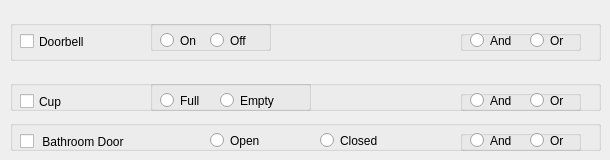
     <widget class="QWidget" name="hallTab">
      <attribute name="title">
       <string>Other</string>
      </attribute>
      <widget class="QGroupBox" name="groupBox_66">
       <property name="geometry">
        <rect>
         <x>10</x>
         <y>20</y>
         <width>591</width>
         <height>41</height>
        </rect>
       </property>
       <property name="title">
        <string/>
       </property>
       <widget class="QCheckBox" name="doorbellCheckBox">
        <property name="geometry">
         <rect>
          <x>10</x>
          <y>10</y>
          <width>121</width>
          <height>23</height>
         </rect>
        </property>
        <property name="text">
         <string>Doorbell</string>
        </property>
       </widget>
       <widget class="QGroupBox" name="groupBox_67">
        <property name="geometry">
         <rect>
          <x>450</x>
          <y>10</y>
          <width>121</width>
          <height>21</height>
         </rect>
        </property>
        <property name="title">
         <string/>
        </property>
        <widget class="QRadioButton" name="doorbellANDRadioButton">
         <property name="geometry">
          <rect>
           <x>10</x>
           <y>0</y>
           <width>61</width>
           <height>21</height>
          </rect>
         </property>
         <property name="text">
          <string>And</string>
         </property>
        </widget>
        <widget class="QRadioButton" name="doorbellORRadioButton">
         <property name="geometry">
          <rect>
           <x>70</x>
           <y>0</y>
           <width>61</width>
           <height>21</height>
          </rect>
         </property>
         <property name="text">
          <string>Or</string>
         </property>
        </widget>
       </widget>
       <widget class="QGroupBox" name="groupBox_107">
        <property name="geometry">
         <rect>
          <x>140</x>
          <y>0</y>
          <width>121</width>
          <height>31</height>
         </rect>
        </property>
        <property name="title">
         <string/>
        </property>
        <widget class="QRadioButton" name="UHDoorbellOnRadioButton">
         <property name="geometry">
          <rect>
           <x>10</x>
           <y>10</y>
           <width>61</width>
           <height>21</height>
          </rect>
         </property>
         <property name="text">
          <string>On</string>
         </property>
        </widget>
        <widget class="QRadioButton" name="UHDoorbellOffRadioButton">
         <property name="geometry">
          <rect>
           <x>60</x>
           <y>10</y>
           <width>61</width>
           <height>21</height>
          </rect>
         </property>
         <property name="text">
          <string>Off</string>
         </property>
        </widget>
       </widget>
      </widget>
      <widget class="QGroupBox" name="groupBox_104">
       <property name="geometry">
        <rect>
         <x>10</x>
         <y>80</y>
         <width>591</width>
         <height>31</height>
        </rect>
       </property>
       <property name="title">
        <string/>
       </property>
       <widget class="QCheckBox" name="UHcupLevelCheckBox">
        <property name="geometry">
         <rect>
          <x>10</x>
          <y>10</y>
          <width>121</width>
          <height>23</height>
         </rect>
        </property>
        <property name="text">
         <string>Cup</string>
        </property>
       </widget>
       <widget class="QGroupBox" name="groupBox_105">
        <property name="geometry">
         <rect>
          <x>450</x>
          <y>10</y>
          <width>121</width>
          <height>21</height>
         </rect>
        </property>
        <property name="title">
         <string/>
        </property>
        <widget class="QRadioButton" name="UHcupLevelANDRadioButton">
         <property name="geometry">
          <rect>
           <x>10</x>
           <y>0</y>
           <width>61</width>
           <height>21</height>
          </rect>
         </property>
         <property name="text">
          <string>And</string>
         </property>
        </widget>
        <widget class="QRadioButton" name="UHcupLevelORRadioButton">
         <property name="geometry">
          <rect>
           <x>70</x>
           <y>0</y>
           <width>61</width>
           <height>21</height>
          </rect>
         </property>
         <property name="text">
          <string>Or</string>
         </property>
        </widget>
       </widget>
       <widget class="QGroupBox" name="groupBox_106">
        <property name="geometry">
         <rect>
          <x>140</x>
          <y>0</y>
          <width>161</width>
          <height>31</height>
         </rect>
        </property>
        <property name="title">
         <string/>
        </property>
        <widget class="QRadioButton" name="UHCupFullRadioButton">
         <property name="geometry">
          <rect>
           <x>10</x>
           <y>10</y>
           <width>61</width>
           <height>21</height>
          </rect>
         </property>
         <property name="text">
          <string>Full</string>
         </property>
        </widget>
        <widget class="QRadioButton" name="UHCupEmptyRadioButton">
         <property name="geometry">
          <rect>
           <x>70</x>
           <y>10</y>
           <width>81</width>
           <height>21</height>
          </rect>
         </property>
         <property name="text">
          <string>Empty</string>
         </property>
        </widget>
       </widget>
      </widget>
      <widget class="QGroupBox" name="groupBox_230">
       <property name="geometry">
        <rect>
         <x>10</x>
         <y>120</y>
         <width>591</width>
         <height>31</height>
        </rect>
       </property>
       <property name="title">
        <string/>
       </property>
       <widget class="QRadioButton" name="BRDOpenRadioButton">
        <property name="geometry">
         <rect>
          <x>200</x>
          <y>10</y>
          <width>99</width>
          <height>21</height>
         </rect>
        </property>
        <property name="text">
         <string>Open</string>
        </property>
       </widget>
       <widget class="QRadioButton" name="BRDClosedRadioButton">
        <property name="geometry">
         <rect>
          <x>310</x>
          <y>10</y>
          <width>131</width>
          <height>21</height>
         </rect>
        </property>
        <property name="text">
         <string>Closed</string>
        </property>
       </widget>
       <widget class="QCheckBox" name="BRDCheckBox">
        <property name="geometry">
         <rect>
          <x>10</x>
          <y>10</y>
          <width>191</width>
          <height>23</height>
         </rect>
        </property>
        <property name="text">
         <string> Bathroom Door</string>
        </property>
       </widget>
       <widget class="QGroupBox" name="groupBox_231">
        <property name="geometry">
         <rect>
          <x>450</x>
          <y>10</y>
          <width>121</width>
          <height>21</height>
         </rect>
        </property>
        <property name="title">
         <string/>
        </property>
        <widget class="QRadioButton" name="BRDANDRadioButton">
         <property name="geometry">
          <rect>
           <x>10</x>
           <y>0</y>
           <width>61</width>
           <height>21</height>
          </rect>
         </property>
         <property name="text">
          <string>And</string>
         </property>
        </widget>
        <widget class="QRadioButton" name="BRDORRadioButton">
         <property name="geometry">
          <rect>
           <x>70</x>
           <y>0</y>
           <width>61</width>
           <height>21</height>
          </rect>
         </property>
         <property name="text">
          <string>Or</string>
         </property>
        </widget>
       </widget>
      </widget>
     </widget>
